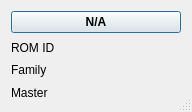
<?xml version="1.0" encoding="UTF-8"?>
<ui version="4.0">
 <class>D20112ui</class>
 <widget class="QDialog" name="D20112ui">
  <property name="windowModality">
   <enum>Qt::NonModal</enum>
  </property>
  <property name="geometry">
   <rect>
    <x>0</x>
    <y>0</y>
    <width>192</width>
    <height>112</height>
   </rect>
  </property>
  <property name="focusPolicy">
   <enum>Qt::StrongFocus</enum>
  </property>
  <property name="windowTitle">
   <string>Valve</string>
  </property>
  <property name="windowIcon">
   <iconset>
    <normaloff>:/images/images/kfm_home.png</normaloff>:/images/images/kfm_home.png</iconset>
  </property>
  <property name="sizeGripEnabled">
   <bool>true</bool>
  </property>
  <property name="modal">
   <bool>false</bool>
  </property>
  <layout class="QGridLayout" name="gridLayout">
   <item row="0" column="0">
    <widget class="QPushButton" name="valueui">
     <property name="font">
      <font>
       <weight>75</weight>
       <bold>true</bold>
      </font>
     </property>
     <property name="text">
      <string>N/A</string>
     </property>
    </widget>
   </item>
   <item row="1" column="0">
    <widget class="QLabel" name="labelromid">
     <property name="text">
      <string>ROM ID</string>
     </property>
    </widget>
   </item>
   <item row="2" column="0">
    <widget class="QLabel" name="labelfamily">
     <property name="text">
      <string>Family</string>
     </property>
    </widget>
   </item>
   <item row="3" column="0">
    <widget class="QLabel" name="labelmaster">
     <property name="text">
      <string>Master</string>
     </property>
    </widget>
   </item>
  </layout>
 </widget>
 <resources/>
 <connections/>
</ui>
